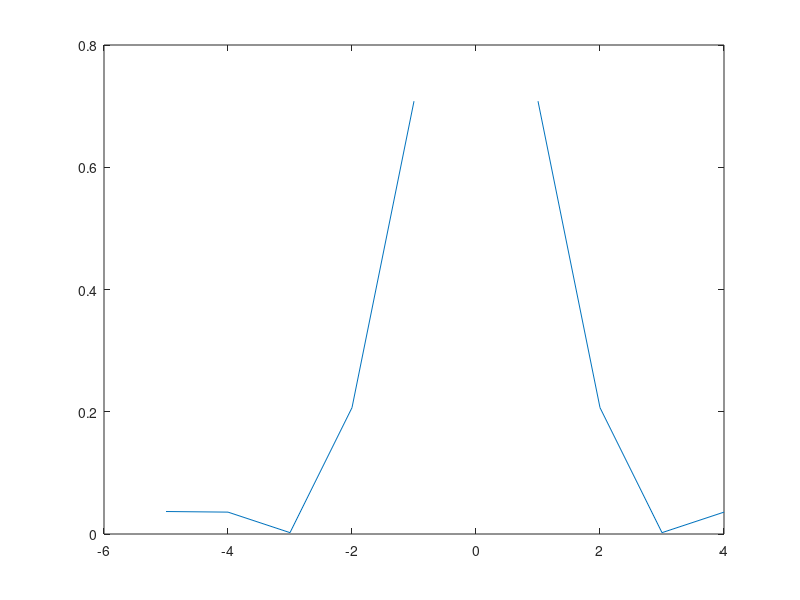

The MATLAB script that drew this image:
maxCount = 10; % number of points to include

for (count = 1:maxCount)
x(count) = maxCount/2-count; % count to x value
y(count) = (sin(x(count))/x(count))^2; % calc function
% Display the results as they are calculted
fprintf('x= %+2.2f y=%+1.3f\n', x(count), y(count));
%2.2f means showing 2 floating number in fornt of decimal dan 2 number behind it 
end

plot(x,y);
